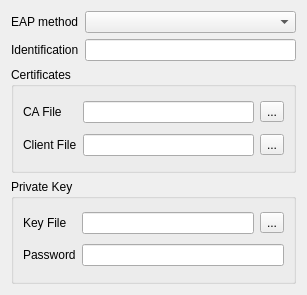
<ui version="4.0" >
 <class>eapconf</class>
 <widget class="QWidget" name="eapconf" >
  <property name="geometry" >
   <rect>
    <x>0</x>
    <y>0</y>
    <width>307</width>
    <height>295</height>
   </rect>
  </property>
  <property name="windowTitle" >
   <string>EAP</string>
  </property>
  <layout class="QVBoxLayout" >
   <item>
    <layout class="QGridLayout" >
     <item row="0" column="0" >
      <widget class="QLabel" name="eapLabel" >
       <property name="text" >
        <string>EAP method</string>
       </property>
       <property name="buddy" >
        <cstring>eapCombo</cstring>
       </property>
      </widget>
     </item>
     <item row="0" column="1" >
      <widget class="QComboBox" name="eapCombo" >
       <property name="enabled" >
        <bool>true</bool>
       </property>
      </widget>
     </item>
     <item row="1" column="0" >
      <widget class="QLabel" name="identificationLabel" >
       <property name="text" >
        <string>Identification</string>
       </property>
      </widget>
     </item>
     <item row="1" column="1" >
      <widget class="QLineEdit" name="identificationEdit" />
     </item>
    </layout>
   </item>
   <item>
    <widget class="QGroupBox" name="certGroup" >
     <property name="title" >
      <string>Certificates</string>
     </property>
     <layout class="QGridLayout" >
      <item row="0" column="0" >
       <widget class="QLabel" name="caLabel" >
        <property name="text" >
         <string>CA File</string>
        </property>
        <property name="buddy" >
         <cstring>caEdit</cstring>
        </property>
       </widget>
      </item>
      <item row="0" column="1" >
       <layout class="QHBoxLayout" >
        <item>
         <widget class="QLineEdit" name="caEdit" />
        </item>
        <item>
         <widget class="QToolButton" name="caBrowse" >
          <property name="text" >
           <string>...</string>
          </property>
         </widget>
        </item>
       </layout>
      </item>
      <item row="1" column="0" >
       <widget class="QLabel" name="clientLabel" >
        <property name="text" >
         <string>Client File</string>
        </property>
        <property name="buddy" >
         <cstring>clientEdit</cstring>
        </property>
       </widget>
      </item>
      <item row="1" column="1" >
       <layout class="QHBoxLayout" >
        <item>
         <widget class="QLineEdit" name="clientEdit" />
        </item>
        <item>
         <widget class="QToolButton" name="toolButton" >
          <property name="text" >
           <string>...</string>
          </property>
         </widget>
        </item>
       </layout>
      </item>
     </layout>
    </widget>
   </item>
   <item>
    <widget class="QGroupBox" name="privateKeyGroup" >
     <property name="title" >
      <string>Private Key</string>
     </property>
     <layout class="QGridLayout" >
      <item row="0" column="0" >
       <widget class="QLabel" name="keyFileLabel" >
        <property name="text" >
         <string>Key File</string>
        </property>
        <property name="buddy" >
         <cstring>keyFileEdit</cstring>
        </property>
       </widget>
      </item>
      <item row="0" column="1" >
       <layout class="QHBoxLayout" >
        <item>
         <widget class="QLineEdit" name="keyFileEdit" />
        </item>
        <item>
         <widget class="QToolButton" name="toolButton_2" >
          <property name="text" >
           <string>...</string>
          </property>
         </widget>
        </item>
       </layout>
      </item>
      <item row="1" column="0" >
       <widget class="QLabel" name="passwordLabel" >
        <property name="text" >
         <string>Password</string>
        </property>
       </widget>
      </item>
      <item row="1" column="1" >
       <widget class="QLineEdit" name="passwordEdit" />
      </item>
     </layout>
    </widget>
   </item>
  </layout>
 </widget>
 <resources/>
 <connections/>
</ui>
